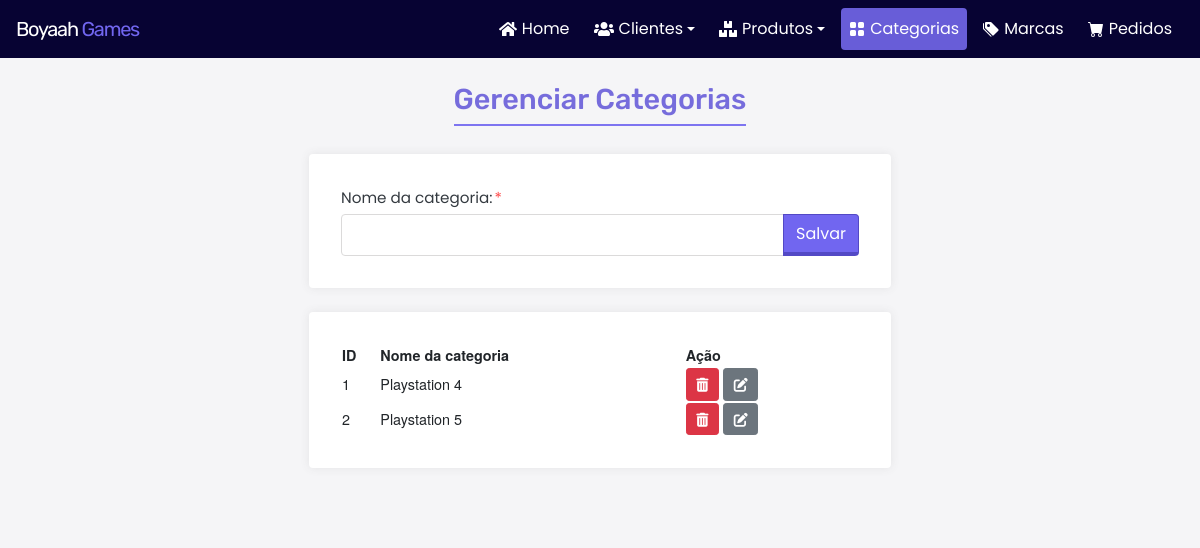
The page /index.php?classe=CategoriaController&metodo=abrirCadastro on the database as committed earlier.
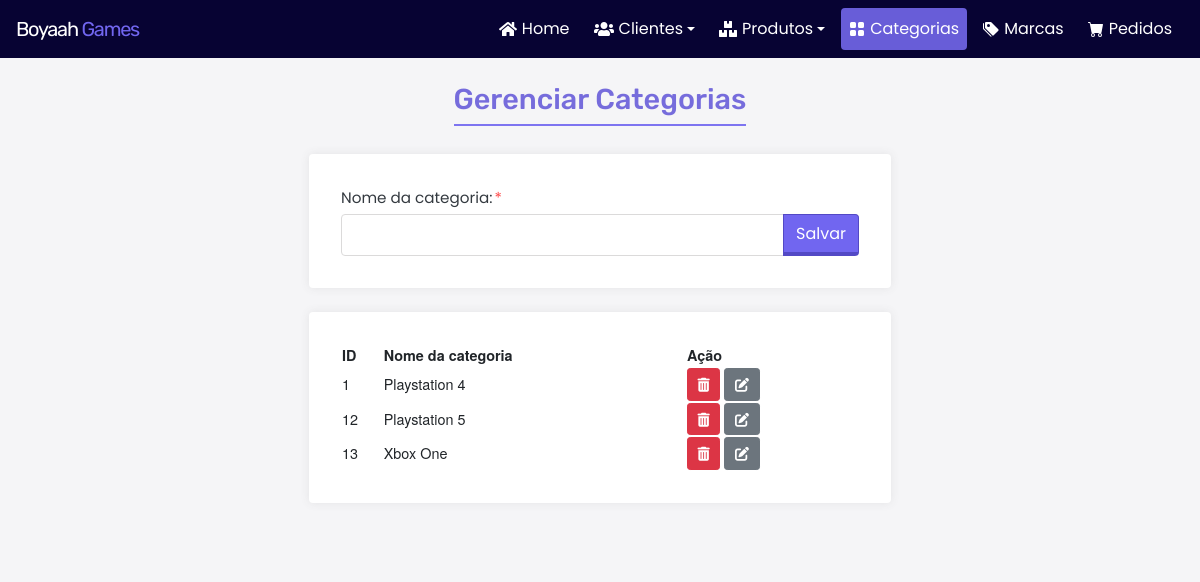
The same page on the database as committed later.
### tables this page shows
CREATE TABLE `tbcategorias` (
  `cod_categoria` int(11) NOT NULL,
  `nome_categoria` varchar(20) NOT NULL
);

### app/controller/CategoriaController.php (called while the page is built, shortened)
<?php
class CategoriaController
{
    public function abrirCadastro()
    {
        include "../../app/model/Categoria.php";
        $categ = new Categoria();
        $dadosCateg = $categ->consultarCategorias();
        include_once "../../app/view/admin/GerenciarCategoria.php";
    }
}

### app/model/Categoria.php (called while the page is built, shortened)
<?php
class Categoria
{
    function consultarCategorias()
    {
        $con = Conexao::conectar();
        $cmd = $con->prepare("SELECT * FROM tbcategorias");
        $cmd->execute();
        return $cmd->fetchAll(PDO::FETCH_OBJ);
    }
}

### app/view/admin/GerenciarCategoria.php (the view, shortened to what this page needs)
<!doctype html>
<html lang="pt-br">
<head>
    <link rel="stylesheet" href="https://cdn.jsdelivr.net/npm/bootstrap@4.6.0/dist/css/bootstrap.min.css">
    <link rel="stylesheet" type="text/css" href="https://cdn.datatables.net/v/dt/dt-1.10.24/datatables.min.css" />
    <link rel="stylesheet" type="text/css" href="../assets/css/style.css">
</head>
<body class="adm">
    <?php include_once "header.php"; ?>
    <main class="container-fluid">
        <div class="page-title container">
            <h1>Gerenciar Categorias</h1>
        </div>
        <form action="index.php?classe=CategoriaController&metodo=gerenciarCategoria" method="post" onsubmit="return validarFormCateg()" novalidate id="frmMar" class="frmMar container mb-4">
            <div class="row justify-content-center">
                <div class="col form__fields-container-edit">
                    <fieldset class="form__fields">
                        <div class="form__input-group">
                            <label class="form__label" for="nome_categoria">Nome da categoria:</label>
                            <div class="form__input-container input-group">
                                <input class="form__input form-control" value="<?php if (isset($dadosCategCod)) echo $dadosCategCod->nome_categoria; ?>" maxlength="30" type="text" id="nome_categoria" name="nome_categoria">
                                <div class="input-group-append">
                                    <input type="submit" id="salvar" class="btn btn-principal-3d rounded-right" value="Salvar">
                                </div>
                            </div>
                        </div>
                    </fieldset>
                </div>
            </div>
            <div class="row justify-content-center mt-4">
                <div class="col form__fields-container-edit">
                    <table class="tabela display compact nowrap w-100">
                        <thead>
                            <th>ID</th>
                            <th>Nome da categoria</th>
                            <th>Ação</th>
                        </thead>
                        <tbody>
                            <?php
                            foreach ($dadosCateg as $categoria) {
                                echo "<tr>
                                    <td>$categoria->cod_categoria</td>
                                    <td>$categoria->nome_categoria</td>
                                    <td class='acao'>
                                        <button type='button'  title='Excluír' onclick=\"excluirCategoria($categoria->cod_categoria);\" class='btn btn-sm btn-danger'><i class='fas fa-trash-alt'></i></button>
                                        <a title='Editar' href='index.php?classe=CategoriaController&metodo=abrirAtualizacao&cod_categoria=$categoria->cod_categoria'class='btn btn-sm btn-secondary'><i class='fas fa-edit'></i></a>
                                    </td>
                                </tr>";
                            }
                            ?>
                        </tbody>
                    </table>
                </div>
            </div>
        </form>
    </main>
</body>
</html>

Rows that differ between the two databases and show on the page:
removed tbcategorias: cod_categoria "2", nome_categoria "Playstation 5"
added tbcategorias: cod_categoria "12", nome_categoria "Playstation 5"
added tbcategorias: cod_categoria "13", nome_categoria "Xbox One"
